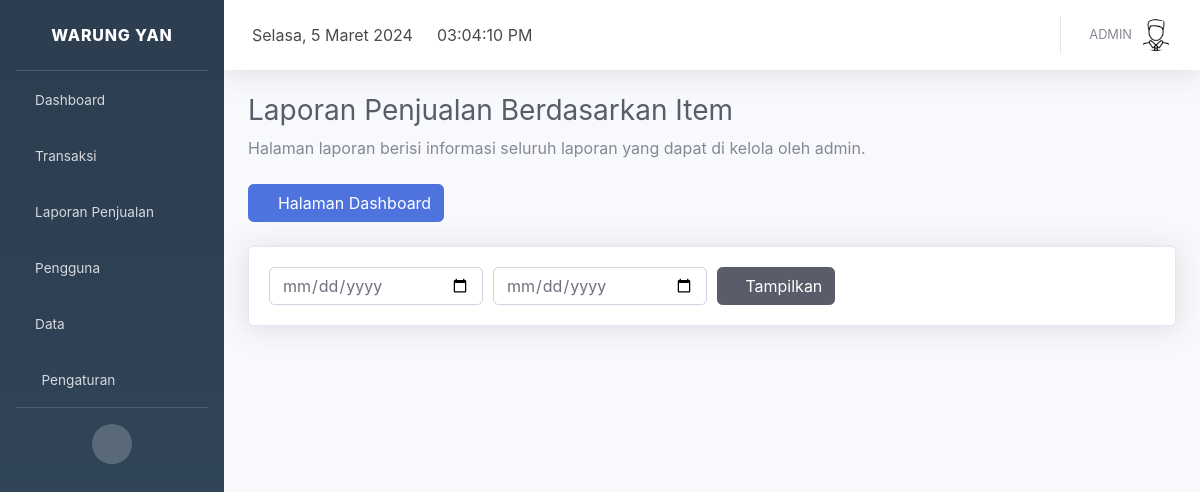
Page /index.php?page=laporan&isi=item (signed in) on the committed database.
### tables this page shows
CREATE TABLE `profil_aplikasi` (
  `id` int(11) NOT NULL,
  `nama_aplikasi` varchar(30) NOT NULL,
  `alamat` varchar(100) NOT NULL,
  `no_telp` char(14) NOT NULL,
  `logo` varchar(100) NOT NULL
);

CREATE TABLE `pengguna` (
  `id_pengguna` int(11) NOT NULL,
  `kode_pengguna` char(9) NOT NULL,
  `nama_pengguna` varchar(50) NOT NULL,
  `email` varchar(35) NOT NULL,
  `no_telp` char(14) NOT NULL,
  `foto` varchar(100) NOT NULL,
  `username` varchar(50) NOT NULL,
  `password` varchar(500) NOT NULL,
  `level` varchar(10) NOT NULL,
  `status` int(11) NOT NULL
);

### index.php (the view, shortened to what this page needs)
<?php
include 'config/database.php';
$hasil = mysqli_query($kon, "select * from profil_aplikasi order by nama_aplikasi desc limit 1");
$data = mysqli_fetch_array($hasil);
?>
<!DOCTYPE html>
<html lang="en">
<head>
  <link href="assets/vendor/fontawesome-free/css/all.min.css" rel="stylesheet" type="text/css">
  <link href="assets/font/font.css" rel="stylesheet">
  <link href="assets/css/sb-admin-2.min.css" rel="stylesheet">
  <link href="assets/vendor/datatables/dataTables.bootstrap4.min.css" rel="stylesheet">
  <link rel="stylesheet" href="assets/plugin/datepicker/css/datepicker.css">
</head>
<body>
  <div id="wrapper">
    <ul class="navbar-nav sidebar sidebar-dark accordion" id="accordionSidebar" style="background-image: linear-gradient(180deg, #2c3e50 10%, #34495e 100%);">
      <a class="sidebar-brand d-flex align-items-center justify-content-center" href="index.php?page=dashboard">
        <div class="sidebar-brand-text mx-3"><?php echo $data['nama_aplikasi']; ?></div>
      </a>
      <hr class="sidebar-divider my-0">
      <li class="nav-item">
        <a class="nav-link" href="index.php?page=dashboard">
          <i class="fas fa-home"></i>
          <span>Dashboard</span></a>
      </li>
      <li class="nav-item">
        <a class="nav-link collapsed" href="#" data-toggle="collapse" data-target="#transaksi" aria-expanded="true" aria-controls="collapseTwo">
          <i class="fas fa-shopping-cart"></i>
          <span>Transaksi</span>
        </a>
      </li>
      <?php if ($_SESSION["level"] == "Admin" || $_SESSION["level"] == "Manajer") : ?>
        <li class="nav-item">
          <a class="nav-link collapsed" href="#" data-toggle="collapse" data-target="#laporan" aria-expanded="true" aria-controls="collapseTwo">
            <i class="fas fa-book"></i>
            <span>Laporan Penjualan</span>
          </a>
        </li>
      <?php endif; ?>
      <?php if ($_SESSION["level"] == "Admin") : ?>
        <li class="nav-item">
          <a class="nav-link collapsed" href="#" data-toggle="collapse" data-target="#pengguna" aria-expanded="true" aria-controls="collapseTwo">
            <i class="fas fa-users"></i>
            <span>Pengguna</span>
          </a>
        </li>
        <li class="nav-item">
          <a class="nav-link collapsed" href="#" data-toggle="collapse" data-target="#master_data" aria-expanded="true" aria-controls="collapseTwo">
            <i class="fas fa-database"></i>
            <span>Data</span>
          </a>
        </li>
      <?php endif; ?>
      <?php if ($_SESSION["level"] == "Admin") : ?>
<li class="nav-item">
          <a class="nav-link collapsed" href="#" data-toggle="collapse" data-target="#pengaturan" aria-expanded="true" aria-controls="collapseTwo">
            <i class="fas fa-fw fa-cog"></i>
            <span>Pengaturan</span>
          </a>
        </li>
      <?php endif; ?>
      <hr class="sidebar-divider d-none d-md-block">
      <div class="text-center d-none d-md-inline">
        <button class="rounded-circle border-0" id="sidebarToggle"></button>
      </div>
    </ul>
    <div id="content-wrapper" class="d-flex flex-column">
      <div id="content">
        <nav class="navbar navbar-expand navbar-light bg-white topbar mb-4 static-top shadow">
          <div class="top-navbar d-none d-xl-block">
            <ul class="navbar-nav align-items-center">
              <li class="nav-item">
                <a class="nav-link">
                  <div id="date">
                  </div>
                </a>
              </li>
            </ul>
          </div>
          <div class="top-navbar d-none d-xl-block">
            <ul class="navbar-nav align-items-center">
              <li class="nav-item">
                <a class="nav-link">
                  <div id="clock">
                  </div>
                </a>
              </li>
            </ul>
          </div>
          <ul class="navbar-nav ml-auto">
            <?php
            include 'config/database.php';
            $id_pengguna = $_SESSION["id_pengguna"];
            $hasil = mysqli_query($kon, "select nama_pengguna,foto from pengguna where id_pengguna=$id_pengguna");
            $row = mysqli_fetch_array($hasil);
            ?>
            <li class="nav-item dropdown no-arrow">
              <a class="nav-link dropdown-toggle" href="#" id="userDropdown" role="button" data-toggle="dropdown" aria-haspopup="true" aria-expanded="false">
                <span class="mr-2 d-none d-lg-inline text-gray-600 small"><?php echo $row["nama_pengguna"]; ?></span>
                <img class="img-profile rounded-circle" src="page/pengguna/foto/<?php echo $row["foto"]; ?>">
              </a>
            </li>
          </ul>
        </nav>
        <?php
        if (isset($_GET['page'])) {
          $page = $_GET['page'];
          switch ($page) {
            case 'laporan':
              include "page/laporan/index.php";
              break;
          }
        }
        ?>
      </div>
    </div>
  </div>
  <link href="assets/plugin/select2/select2.min.css" rel="stylesheet" />
</body>
</html>

### rows in the picture
profil_aplikasi: nama_aplikasi "WARUNG YAN"
pengguna: nama_pengguna "ADMIN", foto (picture)

### other values in the picture
$_GET['isi'] "Item"
